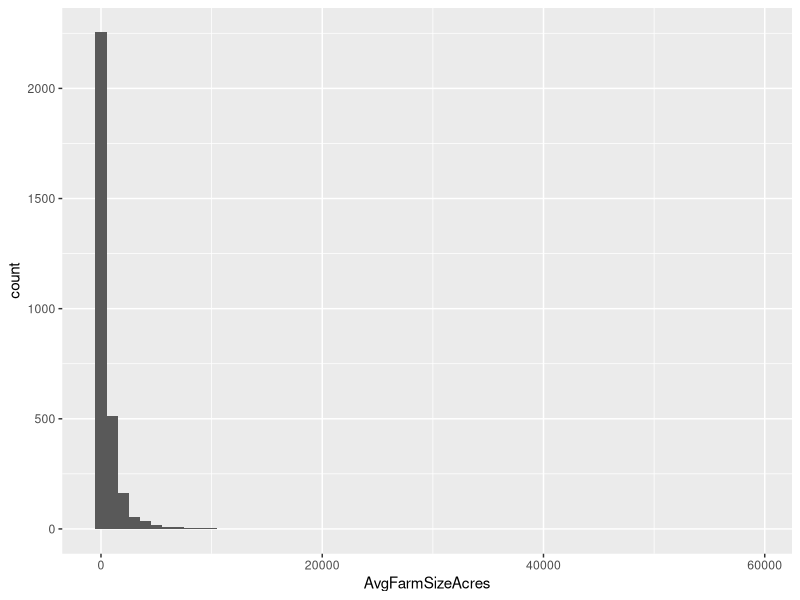
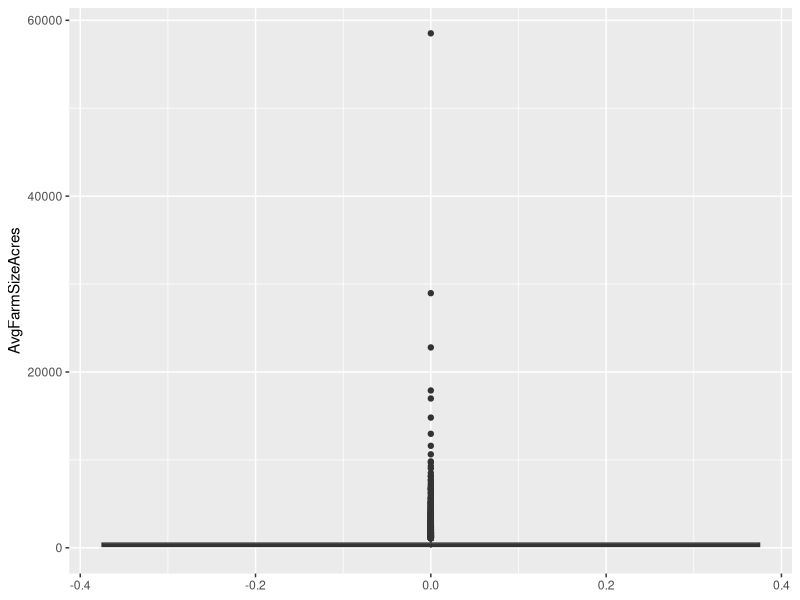
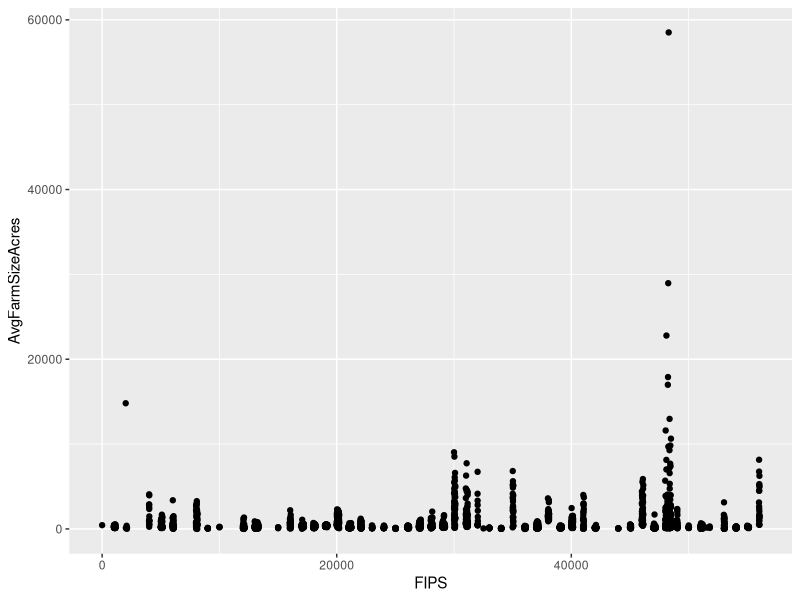

Generate these figures, in order, with R:

library(tidyverse)
library(dplyr)
library(ggplot2)
RawFarmsTab <- read.csv("Farms-tab.csv")

# AvgFarmSizeData <- RawFarmsTab[, c("FIPS","y17_M003_valueNumeric")] 
# 
# AvgFarmSizeData< -AvgFarmSizeData %>% 
#   mutate(AvgFarmSizeAcres = rename(y17_M003_valueNumeric))

# This code mostly just grabs and renames the most important data columns
FarmSize.clean <-  RawFarmsTab %>%
  dplyr::select(FIPS = FIPS,
                AvgFarmSizeAcres = y17_M003_valueNumeric)
#write clean farm size by fips code data to csv
#write.csv(FarmSize.clean, file = "CleanFarmSizeByFipsData.csv", row.names = FALSE)

p <- ggplot(FarmSize.clean, mapping = aes(x= AvgFarmSizeAcres))+
  geom_histogram(binwidth = 1000)
p

p1 <- ggplot(FarmSize.clean, aes(y = AvgFarmSizeAcres)) + 
  geom_boxplot()
p1

p2 <- ggplot(FarmSize.clean, mapping = aes(x= FIPS, y = AvgFarmSizeAcres))+
  geom_point()
p2

